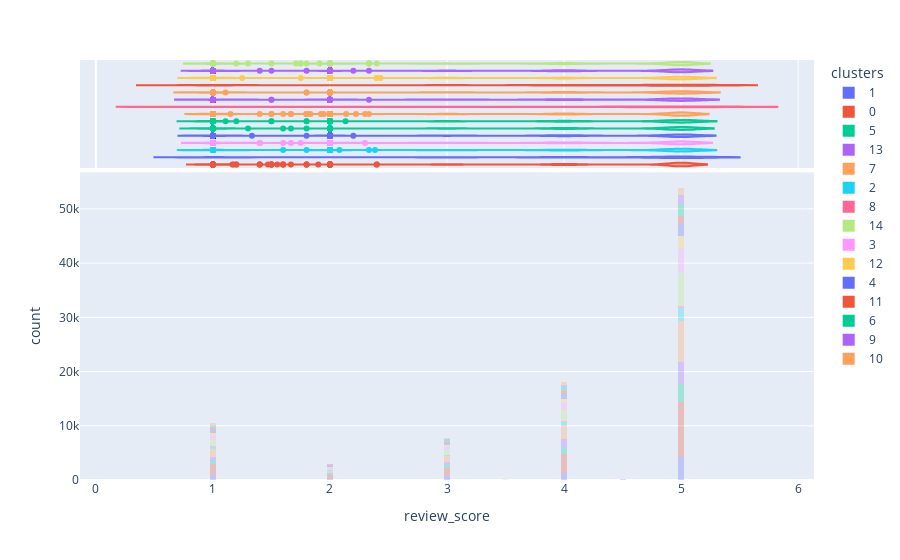

Notebook code cell kept with this figure:
### Code cell
fig = px.histogram(customer_features, x="review_score", color="clusters", opacity=0.3, marginal="violin")
fig.show()

### Figure 1 — Plotly figure (JSON) as saved in the notebook; plotly's stock layout.template omitted (floating-point values rounded to 4 significant figures; data arrays with more than 128 entries replaced by an {"elided": "..."} marker saying what was removed)
{"data": [{"alignmentgroup": "True", "bingroup": "x", "hovertemplate": "clusters=1<br>review_score=%{x}<br>count=%{y}<extra></extra>", "legendgroup": "1", "marker": {"color": "#636efa", "opacity": 0.3}, "name": "1", "offsetgroup": "1", "orientation": "v", "showlegend": true, "type": "histogram", "x": {"elided": "7669 float values"}, "xaxis": "x", "yaxis": "y"}, {"alignmentgroup": "True", "hovertemplate": "clusters=1<br>review_score=%{x}<extra></extra>", "legendgroup": "1", "marker": {"color": "#636efa"}, "name": "1", "offsetgroup": "1", "scalegroup": "x", "showlegend": false, "type": "violin", "x": {"elided": "7669 float values"}, "xaxis": "x2", "yaxis": "y2"}, {"alignmentgroup": "True", "bingroup": "x", "hovertemplate": "clusters=0<br>review_score=%{x}<br>count=%{y}<extra></extra>", "legendgroup": "0", "marker": {"color": "#EF553B", "opacity": 0.3}, "name": "0", "offsetgroup": "0", "orientation": "v", "showlegend": true, "type": "histogram", "x": {"elided": "17962 float values"}, "xaxis": "x", "yaxis": "y"}, {"alignmentgroup": "True", "hovertemplate": "clusters=0<br>review_score=%{x}<extra></extra>", "legendgroup": "0", "marker": {"color": "#EF553B"}, "name": "0", "offsetgroup": "0", "scalegroup": "x", "showlegend": false, "type": "violin", "x": {"elided": "17962 float values"}, "xaxis": "x2", "yaxis": "y2"}, {"alignmentgroup": "True", "bingroup": "x", "hovertemplate": "clusters=5<br>review_score=%{x}<br>count=%{y}<extra></extra>", "legendgroup": "5", "marker": {"color": "#00cc96", "opacity": 0.3}, "name": "5", "offsetgroup": "5", "orientation": "v", "showlegend": true, "type": "histogram", "x": {"elided": "5666 float values"}, "xaxis": "x", "yaxis": "y"}, {"alignmentgroup": "True", "hovertemplate": "clusters=5<br>review_score=%{x}<extra></extra>", "legendgroup": "5", "marker": {"color": "#00cc96"}, "name": "5", "offsetgroup": "5", "scalegroup": "x", "showlegend": false, "type": "violin", "x": {"elided": "5666 float values"}, "xaxis": "x2", "yaxis": "y2"}, {"alignmentgroup": "True", "bingroup": "x", "hovertemplate": "clusters=13<br>review_score=%{x}<br>count=%{y}<extra></extra>", "legendgroup": "13", "marker": {"color": "#ab63fa", "opacity": 0.3}, "name": "13", "offsetgroup": "13", "orientation": "v", "showlegend": true, "type": "histogram", "x": {"elided": "7059 float values"}, "xaxis": "x", "yaxis": "y"}, {"alignmentgroup": "True", "hovertemplate": "clusters=13<br>review_score=%{x}<extra></extra>", "legendgroup": "13", "marker": {"color": "#ab63fa"}, "name": "13", "offsetgroup": "13", "scalegroup": "x", "showlegend": false, "type": "violin", "x": {"elided": "7059 float values"}, "xaxis": "x2", "yaxis": "y2"}, {"alignmentgroup": "True", "bingroup": "x", "hovertemplate": "clusters=7<br>review_score=%{x}<br>count=%{y}<extra></extra>", "legendgroup": "7", "marker": {"color": "#FFA15A", "opacity": 0.3}, "name": "7", "offsetgroup": "7", "orientation": "v", "showlegend": true, "type": "histogram", "x": {"elided": "13201 float values"}, "xaxis": "x", "yaxis": "y"}, {"alignmentgroup": "True", "hovertemplate": "clusters=7<br>review_score=%{x}<extra></extra>", "legendgroup": "7", "marker": {"color": "#FFA15A"}, "name": "7", "offsetgroup": "7", "scalegroup": "x", "showlegend": false, "type": "violin", "x": {"elided": "13201 float values"}, "xaxis": "x2", "yaxis": "y2"}, {"alignmentgroup": "True", "bingroup": "x", "hovertemplate": "clusters=2<br>review_score=%{x}<br>count=%{y}<extra></extra>", "legendgroup": "2", "marker": {"color": "#19d3f3", "opacity": 0.3}, "name": "2", "offsetgroup": "2", "orientation": "v", "showlegend": true, "type": "histogram", "x": {"elided": "3913 float values"}, "xaxis": "x", "yaxis": "y"}, {"alignmentgroup": "True", "hovertemplate": "clusters=2<br>review_score=%{x}<extra></extra>", "legendgroup": "2", "marker": {"color": "#19d3f3"}, "name": "2", "offsetgroup": "2", "scalegroup": "x", "showlegend": false, "type": "violin", "x": {"elided": "3913 float values"}, "xaxis": "x2", "yaxis": "y2"}, {"alignmentgroup": "True", "bingroup": "x", "hovertemplate": "clusters=8<br>review_score=%{x}<br>count=%{y}<extra></extra>", "legendgroup": "8", "marker": {"color": "#FF6692", "opacity": 0.3}, "name": "8", "offsetgroup": "8", "orientation": "v", "showlegend": true, "type": "histogram", "x": {"elided": "814 int values"}, "xaxis": "x", "yaxis": "y"}, {"alignmentgroup": "True", "hovertemplate": "clusters=8<br>review_score=%{x}<extra></extra>", "legendgroup": "8", "marker": {"color": "#FF6692"}, "name": "8", "offsetgroup": "8", "scalegroup": "x", "showlegend": false, "type": "violin", "x": {"elided": "814 int values"}, "xaxis": "x2", "yaxis": "y2"}, {"alignmentgroup": "True", "bingroup": "x", "hovertemplate": "clusters=14<br>review_score=%{x}<br>count=%{y}<extra></extra>", "legendgroup": "14", "marker": {"color": "#B6E880", "opacity": 0.3}, "name": "14", "offsetgroup": "14", "orientation": "v", "showlegend": true, "type": "histogram", "x": {"elided": "10418 float values"}, "xaxis": "x", "yaxis": "y"}, {"alignmentgroup": "True", "hovertemplate": "clusters=14<br>review_score=%{x}<extra></extra>", "legendgroup": "14", "marker": {"color": "#B6E880"}, "name": "14", "offsetgroup": "14", "scalegroup": "x", "showlegend": false, "type": "violin", "x": {"elided": "10418 float values"}, "xaxis": "x2", "yaxis": "y2"}, {"alignmentgroup": "True", "bingroup": "x", "hovertemplate": "clusters=3<br>review_score=%{x}<br>count=%{y}<extra></extra>", "legendgroup": "3", "marker": {"color": "#FF97FF", "opacity": 0.3}, "name": "3", "offsetgroup": "3", "orientation": "v", "showlegend": true, "type": "histogram", "x": {"elided": "7363 float values"}, "xaxis": "x", "yaxis": "y"}, {"alignmentgroup": "True", "hovertemplate": "clusters=3<br>review_score=%{x}<extra></extra>", "legendgroup": "3", "marker": {"color": "#FF97FF"}, "name": "3", "offsetgroup": "3", "scalegroup": "x", "showlegend": false, "type": "violin", "x": {"elided": "7363 float values"}, "xaxis": "x2", "yaxis": "y2"}, {"alignmentgroup": "True", "bingroup": "x", "hovertemplate": "clusters=12<br>review_score=%{x}<br>count=%{y}<extra></extra>", "legendgroup": "12", "marker": {"color": "#FECB52", "opacity": 0.3}, "name": "12", "offsetgroup": "12", "orientation": "v", "showlegend": true, "type": "histogram", "x": {"elided": "4233 float values"}, "xaxis": "x", "yaxis": "y"}, {"alignmentgroup": "True", "hovertemplate": "clusters=12<br>review_score=%{x}<extra></extra>", "legendgroup": "12", "marker": {"color": "#FECB52"}, "name": "12", "offsetgroup": "12", "scalegroup": "x", "showlegend": false, "type": "violin", "x": {"elided": "4233 float values"}, "xaxis": "x2", "yaxis": "y2"}, {"alignmentgroup": "True", "bingroup": "x", "hovertemplate": "clusters=4<br>review_score=%{x}<br>count=%{y}<extra></extra>", "legendgroup": "4", "marker": {"color": "#636efa", "opacity": 0.3}, "name": "4", "offsetgroup": "4", "orientation": "v", "showlegend": true, "type": "histogram", "x": {"elided": "4320 float values"}, "xaxis": "x", "yaxis": "y"}, {"alignmentgroup": "True", "hovertemplate": "clusters=4<br>review_score=%{x}<extra></extra>", "legendgroup": "4", "marker": {"color": "#636efa"}, "name": "4", "offsetgroup": "4", "scalegroup": "x", "showlegend": false, "type": "violin", "x": {"elided": "4320 float values"}, "xaxis": "x2", "yaxis": "y2"}, {"alignmentgroup": "True", "bingroup": "x", "hovertemplate": "clusters=11<br>review_score=%{x}<br>count=%{y}<extra></extra>", "legendgroup": "11", "marker": {"color": "#EF553B", "opacity": 0.3}, "name": "11", "offsetgroup": "11", "orientation": "v", "showlegend": true, "type": "histogram", "x": {"elided": "2576 float values"}, "xaxis": "x", "yaxis": "y"}, {"alignmentgroup": "True", "hovertemplate": "clusters=11<br>review_score=%{x}<extra></extra>", "legendgroup": "11", "marker": {"color": "#EF553B"}, "name": "11", "offsetgroup": "11", "scalegroup": "x", "showlegend": false, "type": "violin", "x": {"elided": "2576 float values"}, "xaxis": "x2", "yaxis": "y2"}, {"alignmentgroup": "True", "bingroup": "x", "hovertemplate": "clusters=6<br>review_score=%{x}<br>count=%{y}<extra></extra>", "legendgroup": "6", "marker": {"color": "#00cc96", "opacity": 0.3}, "name": "6", "offsetgroup": "6", "orientation": "v", "showlegend": true, "type": "histogram", "x": {"elided": "3779 float values"}, "xaxis": "x", "yaxis": "y"}, {"alignmentgroup": "True", "hovertemplate": "clusters=6<br>review_score=%{x}<extra></extra>", "legendgroup": "6", "marker": {"color": "#00cc96"}, "name": "6", "offsetgroup": "6", "scalegroup": "x", "showlegend": false, "type": "violin", "x": {"elided": "3779 float values"}, "xaxis": "x2", "yaxis": "y2"}, {"alignmentgroup": "True", "bingroup": "x", "hovertemplate": "clusters=9<br>review_score=%{x}<br>count=%{y}<extra></extra>", "legendgroup": "9", "marker": {"color": "#ab63fa", "opacity": 0.3}, "name": "9", "offsetgroup": "9", "orientation": "v", "showlegend": true, "type": "histogram", "x": {"elided": "2700 float values"}, "xaxis": "x", "yaxis": "y"}, {"alignmentgroup": "True", "hovertemplate": "clusters=9<br>review_score=%{x}<extra></extra>", "legendgroup": "9", "marker": {"color": "#ab63fa"}, "name": "9", "offsetgroup": "9", "scalegroup": "x", "showlegend": false, "type": "violin", "x": {"elided": "2700 float values"}, "xaxis": "x2", "yaxis": "y2"}, {"alignmentgroup": "True", "bingroup": "x", "hovertemplate": "clusters=10<br>review_score=%{x}<br>count=%{y}<extra></extra>", "legendgroup": "10", "marker": {"color": "#FFA15A", "opacity": 0.3}, "name": "10", "offsetgroup": "10", "orientation": "v", "showlegend": true, "type": "histogram", "x": {"elided": "2433 float values"}, "xaxis": "x", "yaxis": "y"}, {"alignmentgroup": "True", "hovertemplate": "clusters=10<br>review_score=%{x}<extra></extra>", "legendgroup": "10", "marker": {"color": "#FFA15A"}, "name": "10", "offsetgroup": "10", "scalegroup": "x", "showlegend": false, "type": "violin", "x": {"elided": "2433 float values"}, "xaxis": "x2", "yaxis": "y2"}], "layout": {"barmode": "relative", "legend": {"title": {"text": "clusters"}, "tracegroupgap": 0}, "margin": {"t": 60}, "xaxis": {"anchor": "y", "domain": [0, 1], "title": {"text": "review_score"}}, "xaxis2": {"anchor": "y2", "domain": [0, 1], "matches": "x", "showgrid": true, "showticklabels": false}, "yaxis": {"anchor": "x", "domain": [0, 0.7326], "title": {"text": "count"}}, "yaxis2": {"anchor": "x2", "domain": [0.7426, 1], "matches": "y2", "showgrid": false, "showline": false, "showticklabels": false, "ticks": ""}}}
